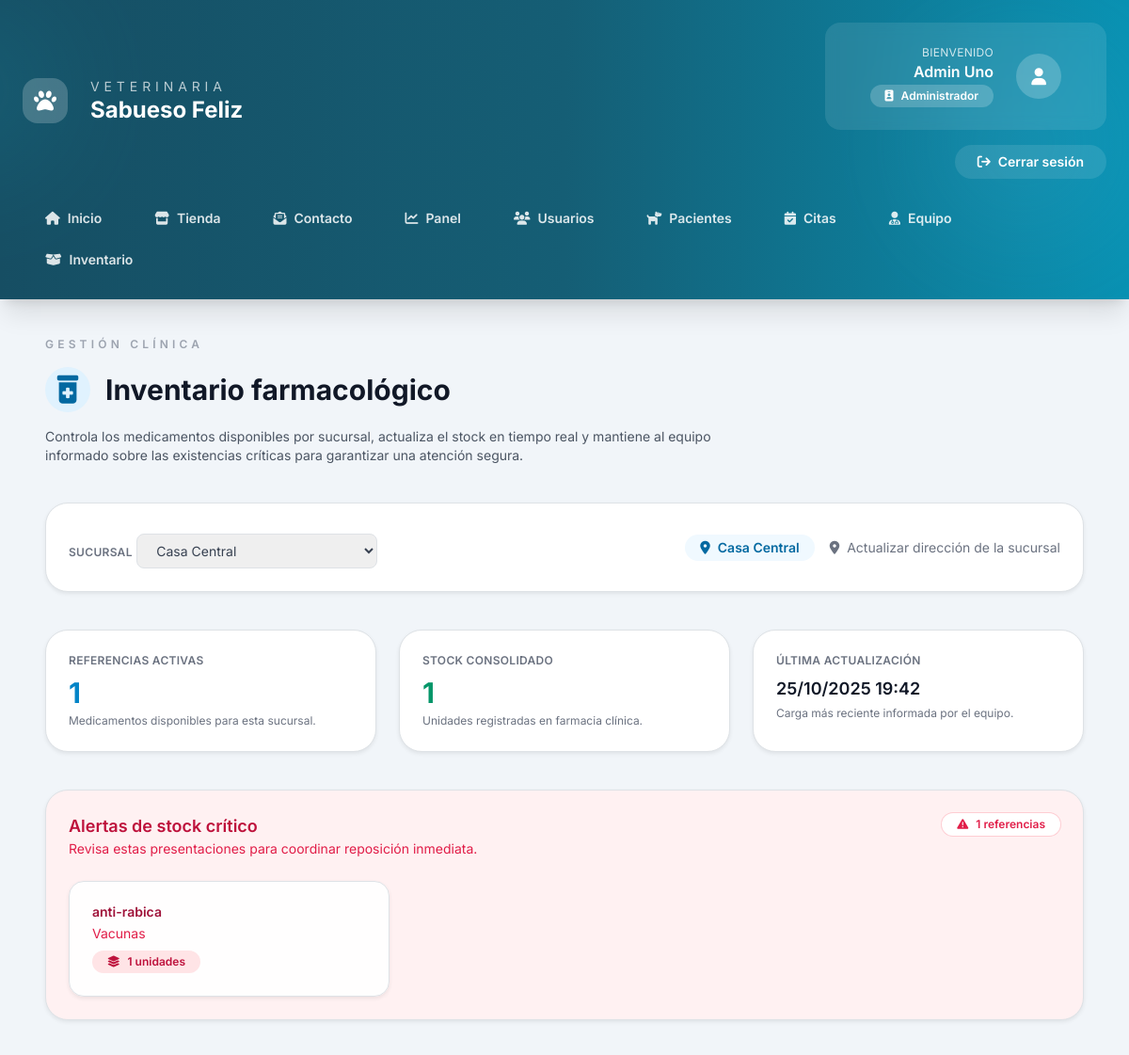
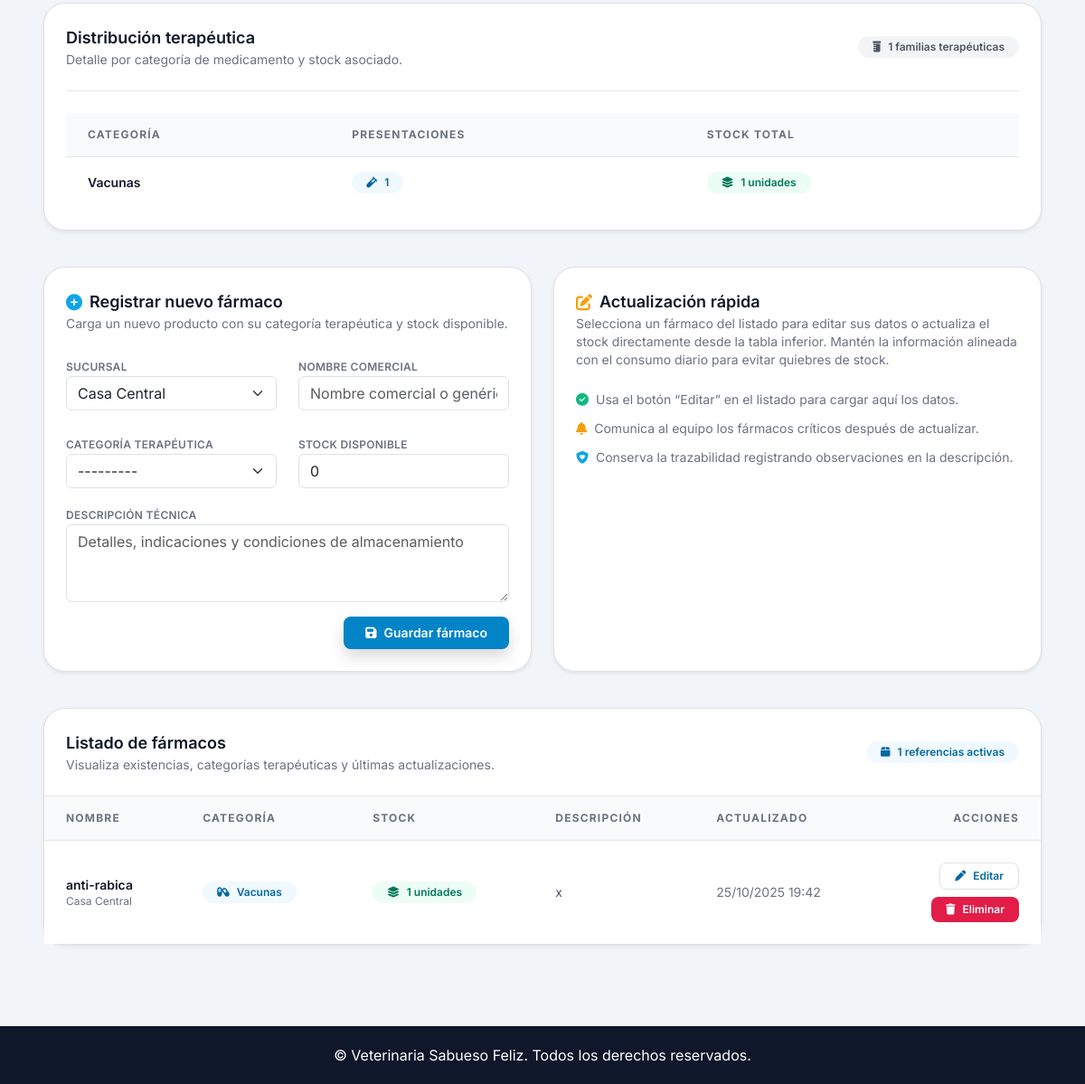
Before: /administrador/inventario/farmacos/ (signed in) with the older database file (2 pictures, top to bottom).
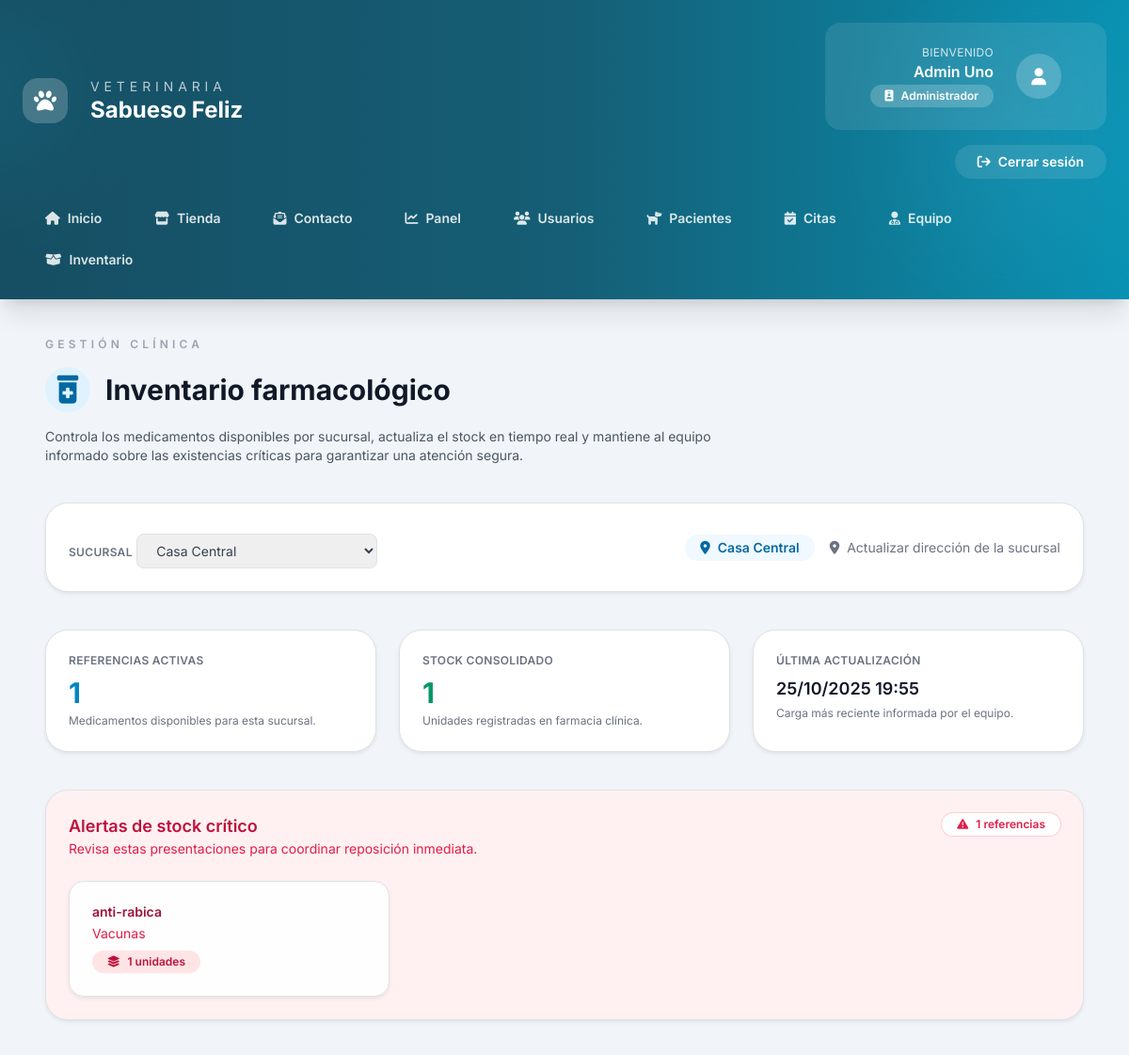
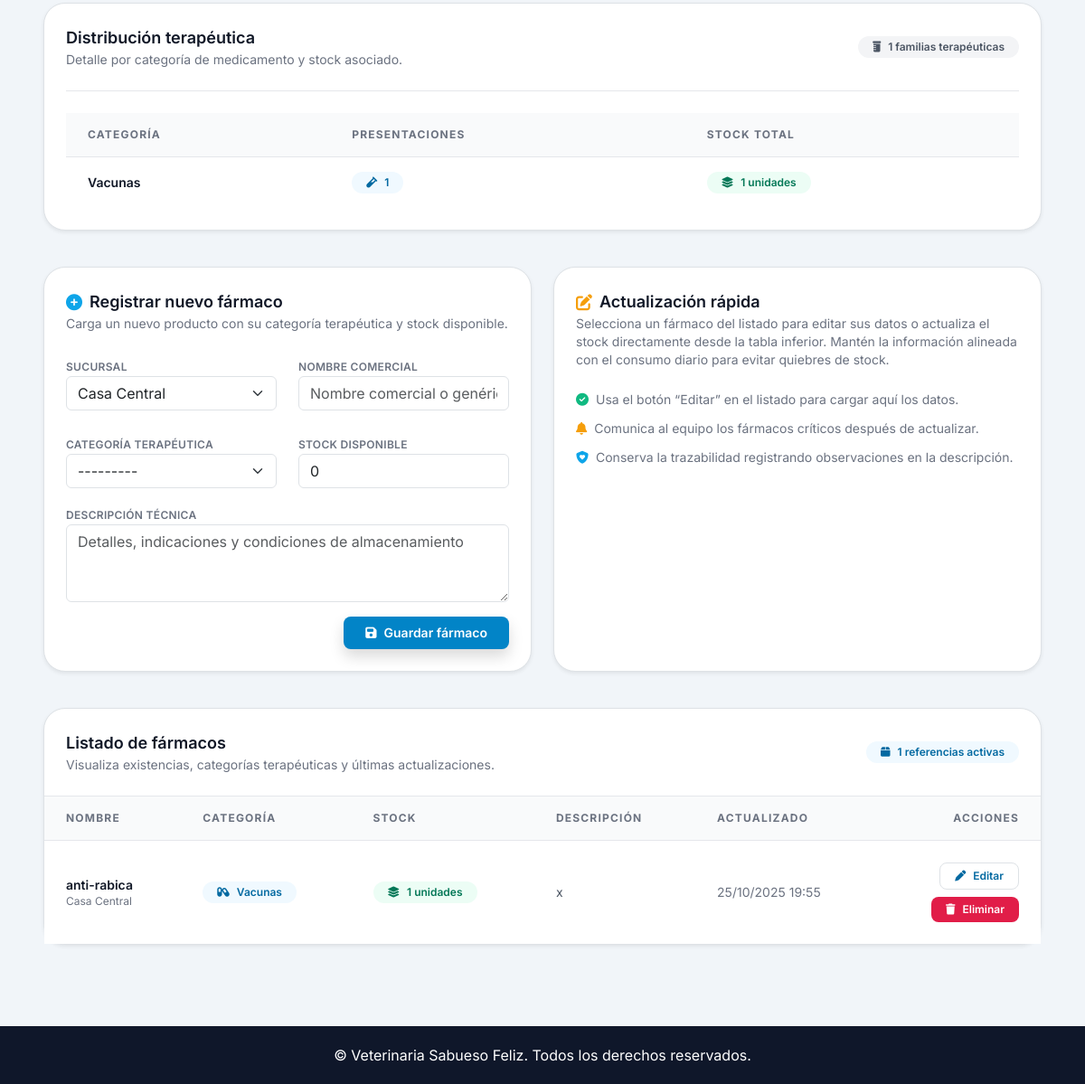
After: the same page with the newer database file (2 pictures, top to bottom).
### Core/models.py (models this page shows, shortened)
class Farmaco(models.Model):
    class Categoria(models.TextChoices):
        ANALGESICOS_ANTIINFLAMATORIOS = (
            "analgesicos_antiinflamatorios",
            "Analgésicos y antiinflamatorios",
        )
        ANTIBIOTICOS = ("antibioticos", "Antibióticos")
        ANTIPARASITARIOS_INTERNOS = (
            "antiparasitarios_internos",
            "Antiparasitarios internos",
        )
        ANTIPARASITARIOS_EXTERNOS = (
            "antiparasitarios_externos",
            "Antiparasitarios externos",
        )
        VACUNAS = ("vacunas", "Vacunas")
        ANTIEMETICOS_DIGESTIVOS = (
            "antiemeticos_digestivos",
            "Antieméticos y digestivos",
        )
        SUEROS_SOLUCIONES = (
            "sueros_soluciones",
            "Sueros y soluciones",
        )
        ANTICONVULSIVOS = ("anticonvulsivos", "Anticonvulsivos")
        CORTICOIDES = ("corticoides", "Corticoides")
        ANESTESICOS_SEDANTES = (
            "anestesicos_sedantes",
            "Anestésicos y sedantes",
        )
        ANTISEPTICOS_TOPICOS = (
            "antisepticos_topicos",
            "Antisépticos y tópicos",
        )
        HORMONAS_ENDOCRINOS = (
            "hormonas_endocrinos",
            "Hormonas y tratamientos endocrinos",
        )
        VITAMINAS_SUPLEMENTOS = (
            "vitaminas_suplementos",
            "Vitaminas y suplementos nutricionales",
        )
        OFTALMICOS_OTICOS = (
            "oftalmicos_oticos",
            "Oftálmicos y óticos",
        )
        PRODUCTOS_DERMATOLOGICOS = (
            "productos_dermatologicos",
            "Productos dermatológicos",
        )
        EUTANASIA_EMERGENCIAS = (
            "eutanasia_emergencias",
            "Eutanasia y emergencias",
        )
    sucursal = models.ForeignKey(
        Sucursal,
        on_delete=models.PROTECT,
        related_name="farmacos",
    )
    nombre = models.CharField(max_length=150)
    categoria = models.CharField(
        max_length=60,
        choices=Categoria.choices,
    )
    descripcion = models.TextField()
    stock = models.PositiveIntegerField(default=0)
    creado = models.DateTimeField(auto_now_add=True)
    actualizado = models.DateTimeField(auto_now=True)
    class Meta:
        ordering = ["sucursal__nombre", "categoria", "nombre"]
        unique_together = ("sucursal", "nombre")

class Sucursal(models.Model):
    nombre = models.CharField(max_length=150, unique=True)
    direccion = models.CharField(max_length=255)
    ciudad = models.CharField(max_length=120, blank=True)
    telefono = models.CharField(max_length=30, blank=True)
    imagen = models.ImageField(upload_to="sucursales/", blank=True, null=True)
    class Meta:
        ordering = ["nombre"]
    def __str__(self):
        return self.nombre

### Core/views.py (the view, shortened to what this page needs)
@login_required
def inventario_farmacos_admin(request):
    usuario = request.user
    if usuario.rol != "ADMIN" and not usuario.is_superuser:
        messages.error(request, "Acceso exclusivo para administradores.")
        return redirect("dashboard")
    sucursales_queryset = _sucursales_para_usuario(usuario)
    sucursales_disponibles = list(sucursales_queryset)
    if usuario.is_superuser:
        sucursales_para_formulario = Sucursal.objects.all()
    else:
        sucursales_para_formulario = Sucursal.objects.filter(
            id__in=[s.id for s in sucursales_disponibles]
        )
    sucursales_para_formulario = sucursales_para_formulario.order_by("nombre")
    sucursal_seleccionada = None
    sucursal_param = request.GET.get("sucursal")
    if sucursal_param:
        sucursal_seleccionada = Sucursal.objects.filter(id=sucursal_param).first()
        if sucursal_seleccionada and not _usuario_puede_gestionar_sucursal(
            usuario, sucursal_seleccionada.id
        ):
            messages.error(
                request,
                "No tienes permisos para administrar el inventario de esa sucursal.",
            )
            return redirect("inventario_farmacos_admin")
    elif getattr(usuario, "sucursal_id", None):
        sucursal_seleccionada = Sucursal.objects.filter(id=usuario.sucursal_id).first()
    elif sucursales_disponibles:
        sucursal_seleccionada = sucursales_disponibles[0]
    farmaco_en_edicion = None
    editar_form = None
    crear_form = FarmacoForm(
        sucursales=sucursales_para_formulario,
        initial={"sucursal": sucursal_seleccionada} if sucursal_seleccionada else {},
    )
    editar_param = request.GET.get("editar")
    if sucursal_seleccionada:
        inventario = _inventario_por_sucursal(sucursal_seleccionada)
        farmacos = inventario["farmacos"]
        resumen_inventario = inventario["resumen"]
    else:
        farmacos = []
        resumen_inventario = None
    contexto = {
        "sucursales": sucursales_para_formulario,
        "sucursal_seleccionada": sucursal_seleccionada,
        "farmacos": farmacos,
        "crear_form": crear_form,
        "farmaco_en_edicion": farmaco_en_edicion,
        "editar_form": editar_form,
        "resumen_inventario": resumen_inventario,
    }
    return render(request, "core/inventario_farmacos_admin.html", contexto)

### Core/views.py (called while the page is built)
def _sucursales_para_usuario(user):
    if getattr(user, "is_superuser", False):
        return Sucursal.objects.all()
    sucursal_id = getattr(user, "sucursal_id", None)
    if sucursal_id:
        return Sucursal.objects.filter(id=sucursal_id)
    return Sucursal.objects.none()

### Core/templates/core/inventario_farmacos_admin.html (shortened to what the changed rows need)
{% extends "core/base.html" %}
{% block main_class %}max-w-6xl mx-auto px-4 sm:px-6 lg:px-8 py-10{% endblock %}
{% block content %}
<div class="space-y-10">
    <header class="space-y-4">
        <h1 class="text-3xl font-bold text-gray-900 flex items-center gap-3">
            <span class="inline-flex h-12 w-12 items-center justify-center rounded-full bg-sky-100 text-sky-700">
                <i class="fas fa-prescription-bottle-medical"></i>
            </span>
            Inventario farmacológico
        </h1>
    </header>
    {% if sucursal_seleccionada and resumen_inventario %}
        <section class="grid grid-cols-1 gap-4 md:grid-cols-3">
            <article class="rounded-3xl border border-gray-200 bg-white p-6 shadow-sm">
                <p class="text-xs font-semibold uppercase tracking-wide text-gray-500">Última actualización</p>
                {% if resumen_inventario.ultima_actualizacion %}
                    <p class="mt-2 text-lg font-semibold text-gray-900">{{ resumen_inventario.ultima_actualizacion|date:"d/m/Y H:i" }}</p>
                    <p class="text-xs text-gray-500 mt-1">Carga más reciente informada por el equipo.</p>
                {% else %}
                    <p class="mt-2 text-lg font-semibold text-gray-900">Sin registros</p>
                    <p class="text-xs text-gray-500 mt-1">Aún no se documentaron movimientos.</p>
                {% endif %}
            </article>
        </section>
        {% if resumen_inventario.criticos %}
            <section class="rounded-3xl border border-rose-200 bg-rose-50 p-6 shadow-sm">
                <div class="flex flex-wrap items-start justify-between gap-3">
                    <div>
                        <h2 class="text-lg font-semibold text-rose-700">Alertas de stock crítico</h2>
                    </div>
                </div>
                <div class="mt-4 grid grid-cols-1 gap-3 md:grid-cols-2 lg:grid-cols-3">
                    {% for farmaco in resumen_inventario.criticos %}
                        <article class="rounded-2xl border border-rose-200 bg-white/90 p-4 text-sm text-rose-700 shadow-sm">
                            <h3 class="font-semibold text-rose-800">{{ farmaco.nombre }}</h3>
                            <p class="mt-1 text-rose-600">{{ farmaco.get_categoria_display }}</p>
                            <p class="mt-2 inline-flex items-center gap-2 rounded-full bg-rose-100 px-3 py-1 text-xs font-semibold text-rose-700">
                                <i class="fas fa-layer-group"></i> {{ farmaco.stock }} unidades</p>
                        </article>
                    {% endfor %}
                </div>
            </section>
        {% endif %}
        {% if resumen_inventario.categorias %}
            <section class="rounded-3xl border border-gray-200 bg-white p-6 shadow-sm">
                <div class="flex flex-wrap items-center justify-between gap-3 border-b border-gray-200 pb-4">
                    <div>
                        <h2 class="text-lg font-semibold text-gray-900">Distribución terapéutica</h2>
                    </div>
                </div>
                <div class="overflow-x-auto mt-4">
                    <table class="min-w-full divide-y divide-gray-200 text-sm">
                        <thead class="bg-gray-50 text-xs font-semibold uppercase tracking-widest text-gray-500">
                            <tr>
                                <th scope="col" class="px-6 py-3 text-left">Categoría</th>
                                <th scope="col" class="px-6 py-3 text-left">Presentaciones</th>
                                <th scope="col" class="px-6 py-3 text-left">Stock total</th>
                            </tr>
                        </thead>
                        <tbody class="divide-y divide-gray-200 bg-white">
                            {% for categoria in resumen_inventario.categorias %}
                                <tr class="hover:bg-gray-50/60">
                                    <td class="px-6 py-3">
                                        <span class="font-semibold text-gray-900">{{ categoria.nombre }}</span>
                                    </td>
                                    <td class="px-6 py-3">
                                        <span class="inline-flex items-center gap-2 rounded-full bg-sky-50 px-3 py-1 text-xs font-semibold text-sky-700">
                                            <i class="fas fa-vial"></i> {{ categoria.total_items }}
                                        </span>
                                    </td>
                                    <td class="px-6 py-3">
                                        <span class="inline-flex items-center gap-2 rounded-full bg-emerald-50 px-3 py-1 text-xs font-semibold text-emerald-700">
                                            <i class="fas fa-layer-group"></i> {{ categoria.total_stock }} unidades
                                        </span>
                                    </td>
                                </tr>
                            {% endfor %}
                        </tbody>
                    </table>
                </div>
            </section>
        {% endif %}
    {% endif %}
    <section class="grid grid-cols-1 gap-6 lg:grid-cols-2">
        <div class="rounded-3xl border border-gray-200 bg-white p-6 shadow-sm">
            <h2 class="text-lg font-semibold text-gray-900 flex items-center gap-2">
                <i class="fas fa-plus-circle text-sky-500"></i>
                Registrar nuevo fármaco
            </h2>
        </div>
        <div class="rounded-3xl border border-gray-200 bg-white p-6 shadow-sm">
            <h2 class="text-lg font-semibold text-gray-900 flex items-center gap-2">
                <i class="fas fa-pen-to-square text-amber-500"></i>
                {% if farmaco_en_edicion %}Editar fármaco{% else %}Actualización rápida{% endif %}
            </h2>
        </div>
    </section>
    <section class="rounded-3xl border border-gray-200 bg-white shadow-sm">
        <div class="flex flex-wrap items-center justify-between gap-3 border-b border-gray-200 px-6 py-4">
            <div>
                <h2 class="text-lg font-semibold text-gray-900">Listado de fármacos</h2>
            </div>
        </div>
        <div class="overflow-x-auto">
            <table class="min-w-full divide-y divide-gray-200 text-sm">
                <thead class="bg-gray-50 text-xs font-semibold uppercase tracking-widest text-gray-500">
                    <tr>
                        <th scope="col" class="px-6 py-3 text-left">Nombre</th>
                        <th scope="col" class="px-6 py-3 text-left">Categoría</th>
                        <th scope="col" class="px-6 py-3 text-left">Stock</th>
                        <th scope="col" class="px-6 py-3 text-left">Descripción</th>
                        <th scope="col" class="px-6 py-3 text-left">Actualizado</th>
                        <th scope="col" class="px-6 py-3 text-right">Acciones</th>
                    </tr>
                </thead>
                <tbody class="divide-y divide-gray-200 bg-white">
                    {% if farmacos %}
                        {% for farmaco in farmacos %}
                            <tr class="hover:bg-gray-50/60">
                                <td class="px-6 py-4">
                                    <p class="font-semibold text-gray-900">{{ farmaco.nombre }}</p>
                                    <p class="text-xs text-gray-500">{{ farmaco.sucursal.nombre }}</p>
                                </td>
                                <td class="px-6 py-4">
                                    <span class="inline-flex items-center gap-2 rounded-full bg-sky-50 px-3 py-1 text-xs font-semibold text-sky-700">
                                        <i class="fas fa-capsules"></i>
                                        {{ farmaco.get_categoria_display }}
                                    </span>
                                </td>
                                <td class="px-6 py-4">
                                    <span class="inline-flex items-center gap-2 rounded-full bg-emerald-50 px-3 py-1 text-xs font-semibold text-emerald-700">
                                        <i class="fas fa-layer-group"></i>
                                        {{ farmaco.stock }} unidades
                                    </span>
                                </td>
                                <td class="px-6 py-4 text-sm text-gray-600">{{ farmaco.descripcion|truncatechars:120 }}</td>
                                <td class="px-6 py-4 text-sm text-gray-500">{{ farmaco.actualizado|date:"d/m/Y H:i" }}</td>
                                <td class="px-6 py-4">
                                    <div class="flex flex-col items-end gap-2">
                                        <a href="{% url 'inventario_farmacos_admin' %}?sucursal={{ farmaco.sucursal_id }}&editar={{ farmaco.id }}" class="inline-flex items-center gap-2 rounded-lg border border-sky-200 px-3 py-1.5 text-xs font-semibold text-sky-700 hover:bg-sky-50">
                                            <i class="fas fa-pen"></i>
                                            Editar
                                        </a>
                                        <form method="post" class="inline">
                                            <button type="submit" class="inline-flex items-center gap-2 rounded-lg bg-rose-600 px-3 py-1.5 text-xs font-semibold text-white hover:bg-rose-700" onclick="return confirm('¿Seguro que deseas eliminar {{ farmaco.nombre }} del inventario?');">
                                                <i class="fas fa-trash"></i>
                                                Eliminar
                                            </button>
                                        </form>
                                    </div>
                                </td>
                            </tr>
                        {% endfor %}
                    {% endif %}
                </tbody>
            </table>
        </div>
    </section>
</div>
{% endblock %}

Changed rows visible on the page:
changed Farmaco "anti-rabica": ultima_actualizacion "25/10/2025 19:42" → "25/10/2025 19:55"; actualizado "25/10/2025 19:42" → "25/10/2025 19:55"
